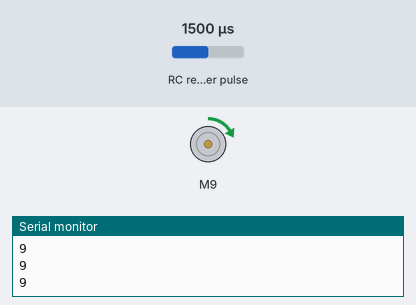
Simulated run of this sketch. Board: Arduino Mega 2560, built with avr-gcc and run on an emulated ATmega2560. Shown: DC motor (green arrow = forward, orange = backward, longer = faster), the last lines printed to the serial monitor. Wiring (inferred from the names in the program): RC receiver channel: data pin 7. The test bench sets the inputs (shaded band); at power-on: RC receiver pulse 1500 µs.

Above: at 1.2 s.
1.3 s: RC receiver pulse (sensor on pin 7) set to 1020 µs
At 2.5 s:
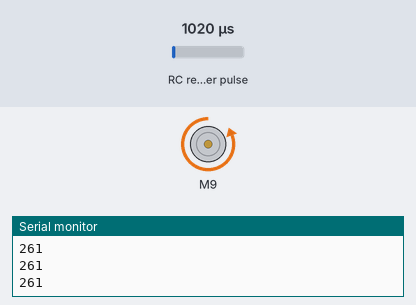
2.8 s: RC receiver pulse (sensor on pin 7) set to 1250 µs
At 3.6 s:
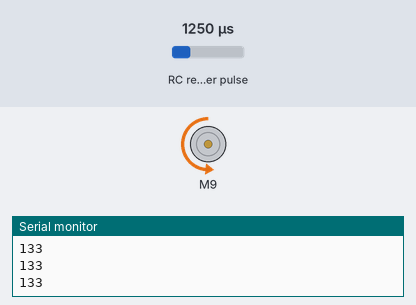
4.3 s: RC receiver pulse (sensor on pin 7) set to 1750 µs
At 4.8 s:
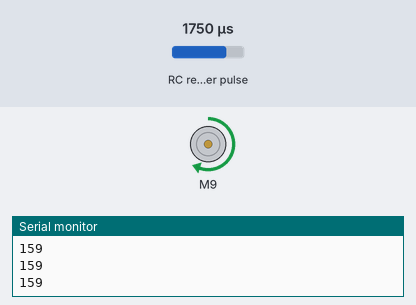
5.8 s: RC receiver pulse (sensor on pin 7) set to 1980 µs
At 7.0 s:
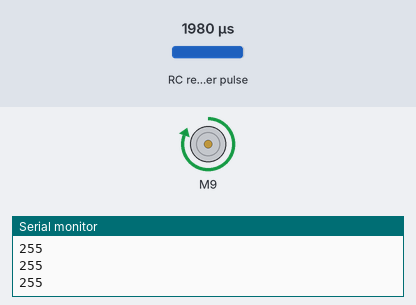
7.3 s: RC receiver pulse (sensor on pin 7) set to 1500 µs
At 8.3 s:
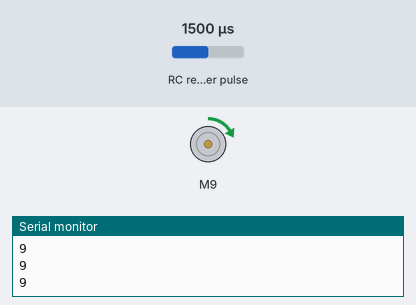
8.8 s: RC receiver pulse (sensor on pin 7) set to 1030 µs
At 9.4 s:
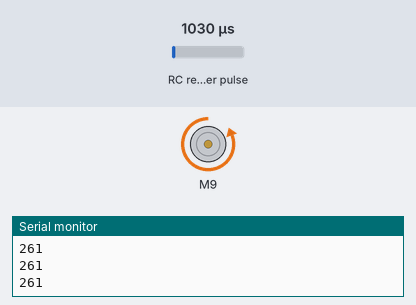
Timing chart, 0 to 11.3 s (numbered marks = the images above; inputs shaded):
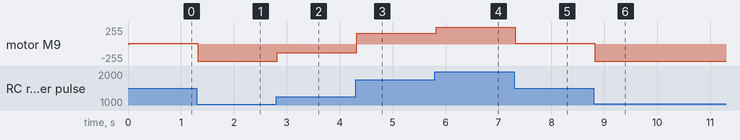

Measured:
- after the input at 1.3 s, motor M9: forward 9/255 → backward 255/255 at once
- after the input at 2.8 s, motor M9: backward 255/255 → backward 133/255 at once
- after the input at 4.3 s, motor M9: backward 133/255 → forward 159/255 at once
- after the input at 5.8 s, motor M9: forward 159/255 → forward 255/255 at once
- after the input at 7.3 s, motor M9: forward 255/255 → forward 9/255 at once
- after the input at 8.8 s, motor M9: forward 9/255 → backward 255/255 at once

The sketch:

test_DC_.ino
```cpp
#include "BTS7960.h"

unsigned long duration1, duration2, duration3, duration4;
unsigned long   pulse1, // RUN_FW
          pulse2, // BACK_RV
          pulse3, // STEPPER
          pulse4; // DC_SERVO

#define EN       8
#define L_PWM    9
#define R_PWM   10
BTS7960 motorController(EN, L_PWM, R_PWM);

#define channel1  44
#define channel2  7
#define channel3  46
#define channel4  47

void setup() {
  Serial.begin(9600);
  init_RF();
}

void init_RF() {
  pinMode(channel1, INPUT);
  pinMode(channel2, INPUT);
  pinMode(channel3, INPUT);
  pinMode(channel4, INPUT);
}

void DC_motor_run( uint32_t pulse, uint32_t dir ) {
  motorController.Enable();
  if (dir == 1) {
    motorController.TurnLeft(pulse);
    Serial.println(pulse);
  }
  else if (dir == 0) {
    motorController.TurnRight(pulse);
    Serial.println(pulse);
  }
}

void read_channel2() {
  duration2 = pulseIn(channel2, HIGH); // DC Motor
  duration2 = constrain(duration2, 1040, 1910);
  /* Min: 1485 Max: 1910*/
  if ( duration2 >= 1040 && duration2 <= 1473 ) {
    pulse1 = map(duration2, 1473, 1050, 0, 255);
    DC_motor_run(pulse1, 1); // RUN_FW
  }
  else if ( duration2 >= 1485 && duration2 <= 1910 ) {
    pulse2 = map(duration2, 1485, 1910, 0, 255);
    DC_motor_run(pulse2, 0); // RUN_RV
  }
}

void loop() {
  /* DC Motor Handle */
  read_channel2();

}
```
